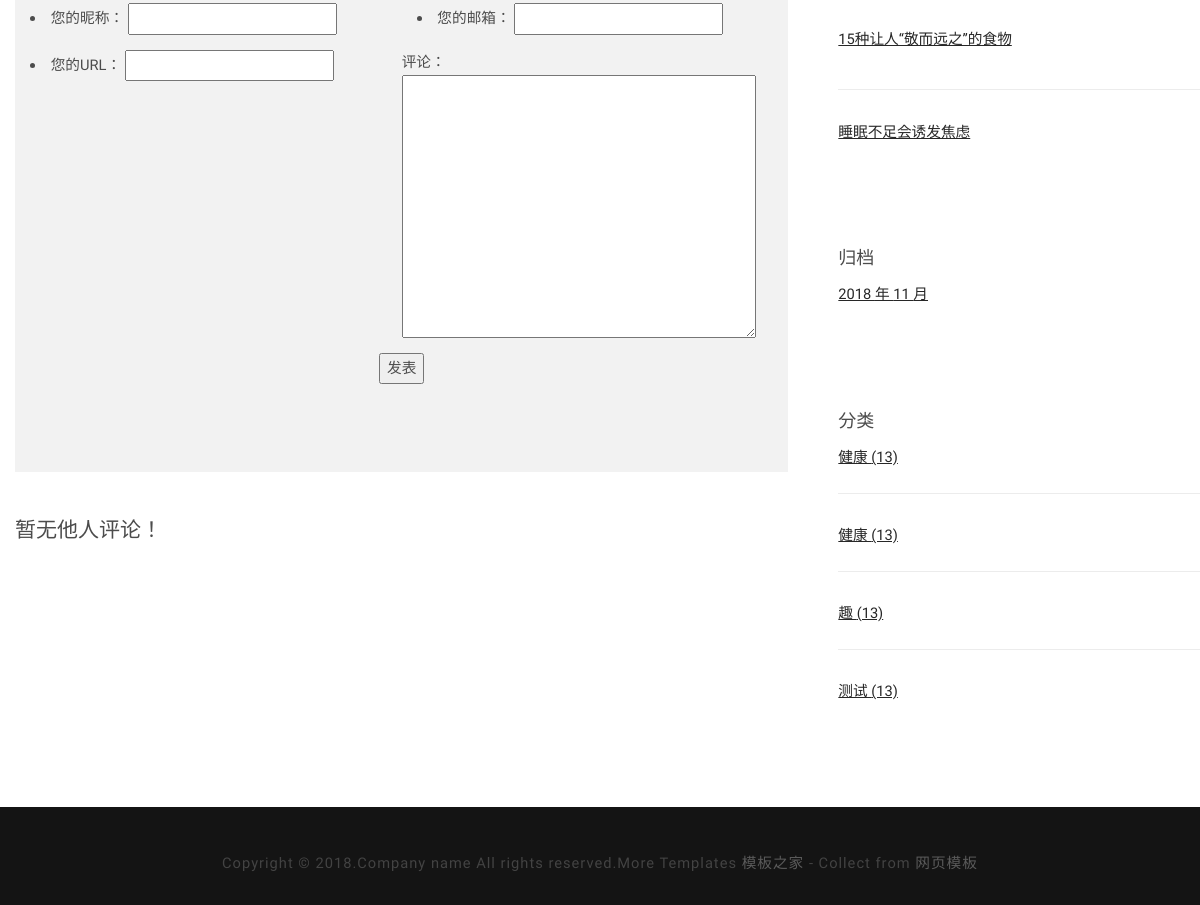
Page /post/4/ (lower part) on the earlier database version.
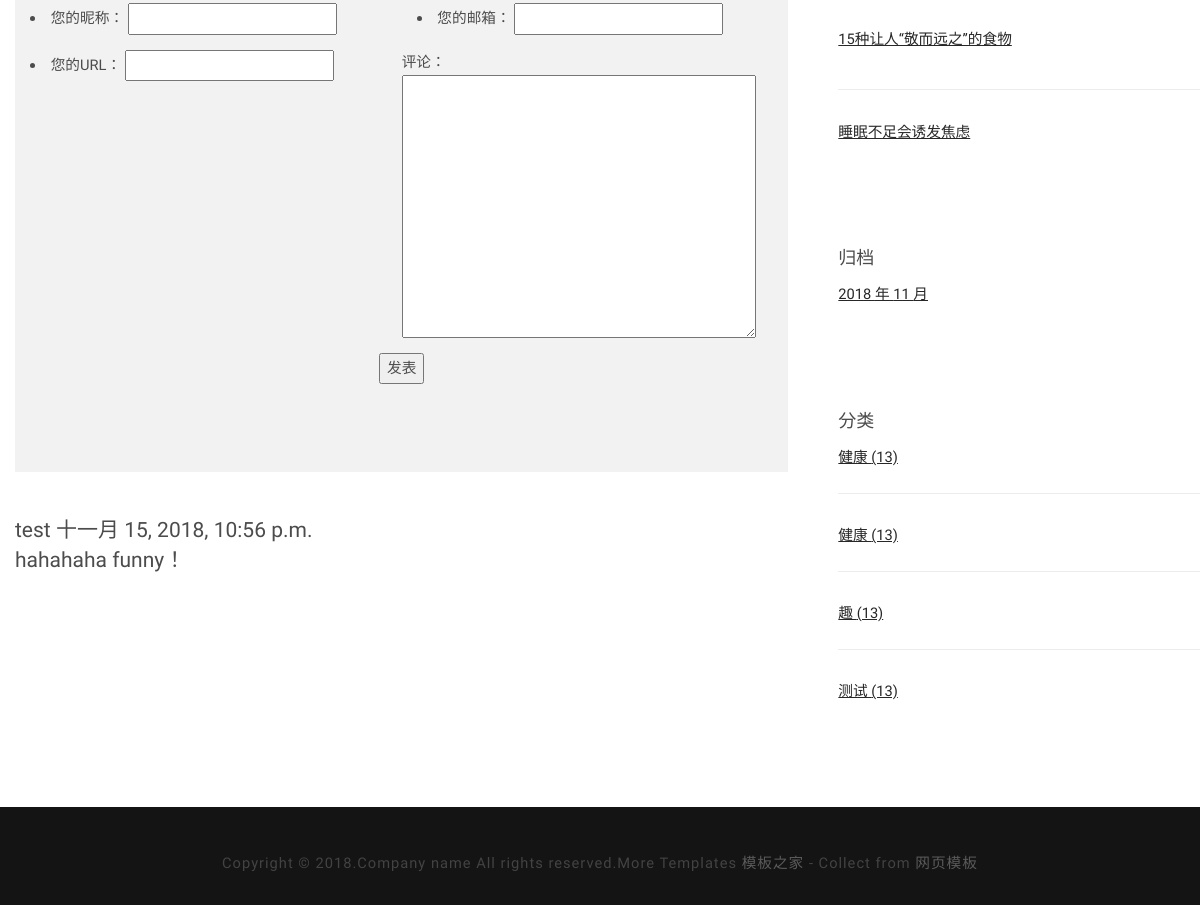
Same page on the later database version.
### blog/models.py (models this page shows, shortened)
class Post(models.Model):
    title = models.CharField(max_length=100)
    body = models.TextField()
    created_time = models.DateTimeField()
    modified_time = models.DateTimeField()
    excerpt = models.CharField(max_length=200, blank=True)
    category = models.ForeignKey(Category)
    tag = models.ManyToManyField(Tag, blank=True)
    author = models.ForeignKey(User)
    def get_absolute_url(self):
        return reverse('blog:detail', kwargs={'pk':self.pk})

class Category(models.Model):
    name = models.CharField(max_length=100)

### comments/models.py (models this page shows, shortened)
class Comment(models.Model):
    name = models.CharField(max_length=100)
    email = models.EmailField(max_length=300)
    url = models.URLField(blank=True)
    qq = models.CharField(max_length=12, blank=True)
    text = models.TextField()
    created_time = models.DateTimeField(auto_now_add=True)
    post = models.ForeignKey('blog.Post')

### blog/views.py (the view)
# urls.py: url(r'^post/(?P<pk>[0-9]+)/$', views.detail, name='detail'),
def detail(request, pk):
    post = get_object_or_404(Post, pk=pk)
    post.body = markdown.markdown(post.body, extensions=[
        'markdown.extensions.extra',
        'markdown.extensions.codehilite',
        'markdown.extensions.toc'
    ])
    form = CommentForm()
    comment_list = post.comment_set.all()
    context = {
        'post': post,
        'form': form,
        'comment_list': comment_list,
    }
    return render(request, 'blog/detail.html', context=context)

### comments/forms.py
class CommentForm(forms.ModelForm):
    class Meta:
        model = Comment
        fields = ['name', 'email', 'url', 'text']

### blog/templatetags/blog_tags.py (called while the page is built)
@register.simple_tag
def get_recent_posts(num=5):
    return Post.objects.all().order_by('-created_time')[:num]

@register.simple_tag
def archives():
    return Post.objects.dates('created_time', 'month', order='DESC')

@register.simple_tag
def get_categories():
    return Category.objects.all()

### templates/blog/detail.html (shortened to what this page needs)
{% extends 'base.html' %}
{% load staticfiles %}
{% block main %}
    <section>
        <form action="{% url 'comments:post_comment' post.pk %}" method="post">
            <div id="featured">
                <div class="form-row">
                    <li class="form-group col-md-6">
                        <label for="{{ form.name.id_for_label }}">您的昵称：</label>
                        {{ form.name }}
                    </li>
                    <li class="form-group col-md-6">
                        <label for="{{ form.email.id_for_label }}">您的邮箱：</label>
                        {{ form.email }}
                    </li>
                </div>
                <div class="form-row">
                    <li class="form-group col-md-6">
                        <label for="{{ form.url.id_for_label }}">您的URL：</label>
                        {{ form.url }}
                    </li>
                </div>
                <div class="form-group">
                    <label for="{{ form.text.id_for_label }}">评论：</label>
                    {{ form.text }}
                </div>
                <div class="text-center">
                    <button type="submit" class="comment-btn">发表</button>
                </div>
            </div>
        </form>
    </section>
    <section class="lead">
        <ul class="comment-list list-unstyled">
            {% for comment in comment_list %}
            <li class="comment-item">
                <span class="nickname">{{ comment.name }}</span>
                <time class="submit-date">{{ comment.created_time }}</time>
                <div class="text">
                    {{ comment.text }}
                </div>
            </li>
            {% empty %}
            暂无他人评论！
            {% endfor %}
        </ul>
    </section>
{% endblock main %}

### templates/base.html (shortened to what this page needs)
{% load staticfiles %}
{% load blog_tags %}
{% load bootstrap3 %}
{% bootstrap_css %}
<!DOCTYPE HTML>
<html>
	<head>
        <link rel="stylesheet" href="{% static 'blog/css/skel-noscript.css' %}" />
        <link rel="stylesheet" href="{% static 'blog/css/style.css' %}" />
        <link rel="stylesheet" href="{% static 'blog/css/style-desktop.css' %}" />
        <link rel="stylesheet" href="blog/static/css/highlights/github.css" />
	</head>
	<body class="homepage">
		<div id="main">
			<div class="container">
				<div class="row">
					<div id="content" class="8u skel-cell-important">
						{% block main %}
                        {% endblock main %}
					</div>
                    <div id="sidebar" class="4u">
                        <section>
                            <ul class="style">
                                <li>
                                    {% get_recent_posts as recent_post_list %}
                                        <ul>
								            {% for post in recent_post_list %}
                                                <li>
                                                    <p><a href="{{ post.get_absolute_url }}">{{ post.title }}</a></p>
                                                </li>
                                            {% empty %}
                                            暂无文章噢
                                            {% endfor %}
							            </ul>
                                </li>
                            </ul>
                        </section>
                        <section>
                             <ul class="style">
                                <li>
                                    <header>
                                        <p class="h4 mb-0">归档</p>
                                    </header>
                                    {% archives as date_list %}
                                        <ul>
								            {% for date in date_list %}
                                                <li>
                                                    <p><a href="{% url 'blog:archives' date.year date.month %}">{{ date.year }} 年 {{ date.month }} 月</a></p>
                                                </li>
                                            {% empty %}
                                            暂无归档噢
                                            {% endfor %}
							            </ul>
                                </li>
                            </ul>
                        </section>
                        <section>
                            <ul class="style">
                                <li>
                                    <header>
                                        <p class="h4 mb-0">分类</p>
                                    </header>
                                    {% get_categories as category_list %}
                                        <ul>
								            {% for category in category_list %}
                                                <li>
                                                    <a href="#">{{ category.name }} <span class="post-count">(13)</span></a>
                                                </li>
                                            {% empty %}
                                            暂无归档噢
                                            {% endfor %}
							            </ul>
                                </li>
                            </ul>
                        </section>
                    </div>
				</div>
			</div>
		</div>
		<div id="copyright">
			<div class="container">
				Copyright &copy; 2018.Company name All rights reserved.More Templates <a href="http://www.cssmoban.com/" target="_blank" title="模板之家">模板之家</a> - Collect from <a href="http://www.cssmoban.com/" title="网页模板" target="_blank">网页模板</a>
			</div>
		</div>
</body>
</html>

Differences in the rows shown:
added Comment: name "test", created_time "十一月 15, 2018, 10:56 p.m.", text "hahahaha funny！"
Other differences:
text no longer shown: "暂无他人评论！"
